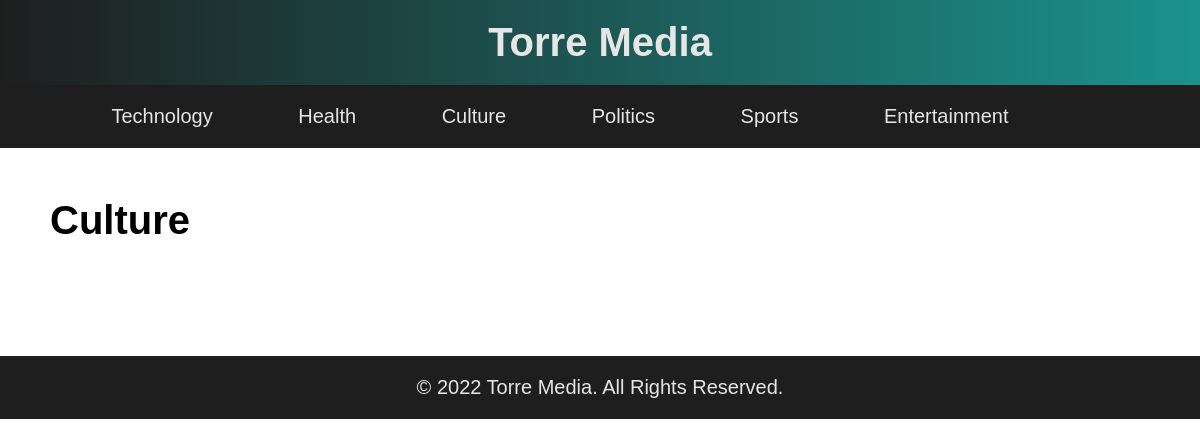
Before: /categories/browse/3 with the older database file.
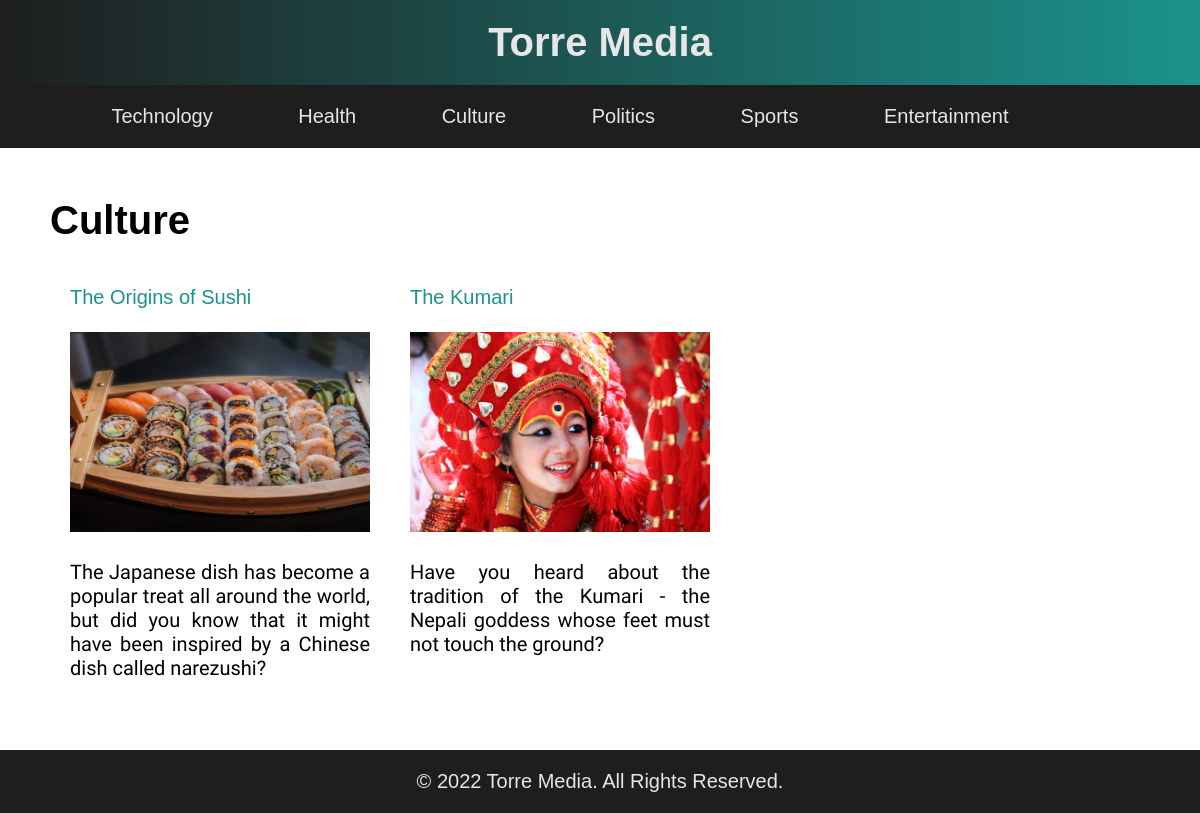
After: the same page with the newer database file.
### app/models.py (models this page shows, shortened)
class Category(models.Model):
    id = models.IntegerField(primary_key=True, null=False)
    name = models.CharField(max_length=255)
    createdAt = models.DateTimeField(auto_now_add=True, null=False)

class Article(models.Model):
    id = models.IntegerField(primary_key=True, null=False)
    title = models.CharField(max_length=255, null=False)
    description = models.CharField(max_length=2000, null=False)
    writer = models.CharField(max_length=255, null=False)
    content = models.TextField(max_length=200000, null=False)
    category = models.ForeignKey(Category, on_delete=models.CASCADE)
    coverImg = models.ImageField(upload_to="static/media/article-imgs/", null=False)
    createdAt = models.DateTimeField(auto_now_add=True, null=False)
    updatedAt = models.DateTimeField(auto_now=True)

### app/views.py (the view)
# urls.py: path('categories/browse/<int:id>', views.browse, name='browse'),
def browse(request, id):
    category = Category.objects.get(id=id)
    categories = Category.objects.all().values()
    articles = Article.objects.filter(category=id)
    template = loader.get_template('browse.html')
    context = {
        'category': category,
        'categories': categories,
        'articles': articles,
    }
    return HttpResponse(template.render(context, request))

### app/templates/browse.html (shortened to what this page needs)
{% extends "master.html" %}
{% block topnav %}
<div id="top-nav">
  {% for category in categories %}
  <a href="{{ category.id }}">{{ category.name }}</a>
  {% endfor %}
  <a href="/"></a>
</div>
{% endblock %}
{% block content %}
<h1>{{ category.name }}</h1><br>
<div id="article-grid">
  {% for article in articles %}
  <div class="article-grid-item">
    <a href="../../article/{{ article.id }}" id="article-grid-item-title">{{ article.title }}</a><br><br>
    <a href="../../article/{{ article.id }}"><img src="{{ article.coverImg.url }}" alt="{{ article.coverImg }}" height="200" width="300"
    id="article-grid-item-image"></a><br><br>
    <p id="article-grid-item-description">{{ article.description }}</p>
  </div>
  {% endfor %}
</div>
{% endblock %}

### app/templates/master.html (shortened to what this page needs)
{% load static %}
<!DOCTYPE html>
<html lang="en">
<head>
    <link rel="stylesheet" href="{% static 'style.css' %}">
</head>
{% include "header.html" %}
<body onload="loadDefaults()">
    {% block topnav %}{% endblock %}
    <div class="content">
        {% block content %}
        {% endblock %}
    </div>
</body>
{% include "footer.html" %}
</html>

### app/templates/header.html
<header>
    <h1 class="center-text"><a href="/" id="header-link" class="center-text">Torre Media</a></h1>
</header>

### app/templates/footer.html
<footer>
    <p id="footer-year" class="center-text">© Torre Media</p>
</footer>

### static/style.css (style rules this page uses)
:root { --darkgrey: rgb(30, 30, 30); --offwhite: rgb(230, 230, 230); --teal: rgb(27, 146, 140); }
* { margin: 0px; padding: 0px; box-sizing: border-box; }
body { font-family: "Tahoma", sans-serif; font-size: 20px; }
header { background: linear-gradient(to right, var(--darkgrey), var(--teal)); color: var(--offwhite); padding: 20px; }
footer { background-color: var(--darkgrey); color: var(--offwhite); padding: 20px; }
a { text-decoration: none; color: var(--darkgrey); cursor: pointer; }
.content { margin: 50px; }
.center-text { text-align: center; }
#header-link { color: var(--offwhite); }
#top-nav { background-color: var(--darkgrey); color: var(--offwhite); padding: 20px; width: 100%; text-align: center; }
#top-nav a { color: var(--offwhite); padding: 0px 40px; }
#article-grid { display: grid; grid-template-columns: auto auto auto; padding: 20px; gap: 40px; width: 300px; }
#article-grid-item-title { color: var(--teal); width: 300px; }
#article-grid-item-description { font-family: "Raleway", sans-serif; text-align: justify; width: 300px; }

Changed rows visible on the page:
added Article: title "The Origins of Sushi", coverImg (picture), description "The Japanese dish has become a popular treat all around the world, but did you know that it might have been inspired by a Chinese dish called narezushi?"
added Article: title "The Kumari", coverImg (picture), description "Have you heard about the tradition of the Kumari - the Nepali goddess whose feet must not touch the ground?"
